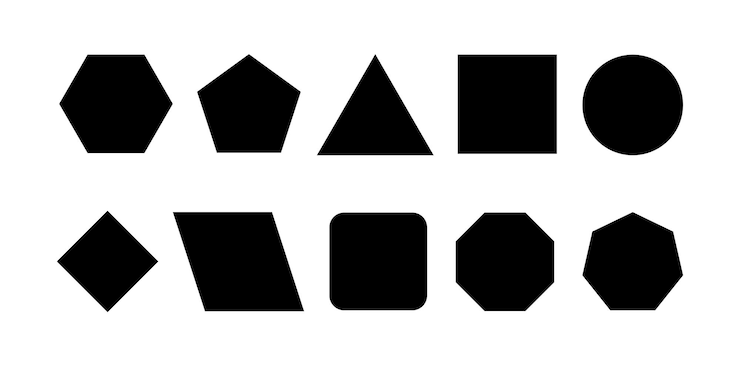
#> input picture ht6/1.jpg, 740 x 370 px, found by its file name
$ python ht6.py   (older library calls are emulated)
#> lines starting #> are read from the running program, lines starting #| are printed output that depends on the picture; after the words box and inside, x2 and y2 are one past the last pixel; in counts of white or black regions, pixels touching at a corner belong together
"""
Шаблонный метод (Template method)
"""
import cv2


class ObjectAnalysis(object):
    def template_method(self, image):

        image = self.noise_filtering(image)
        data = self.segmentation(image)
        data = self.object_parameters(data)

        return data

    def noise_filtering(self, image):
        raise NotImplementedError()

    def segmentation(self, data):
        raise NotImplementedError()

    def object_parameters(self, data):
        (image, data) = data
        (numLabels, labels, stats, centroids) = data
        x = []
        y = []
        w = []
        h = []
        area = []
        for i in range(1, numLabels):
            # extract the connected component statistics for the current
            # label
            x.append(stats[i, cv2.CC_STAT_LEFT])
            y.append(stats[i, cv2.CC_STAT_TOP])
            w.append(stats[i, cv2.CC_STAT_WIDTH])
            h.append(stats[i, cv2.CC_STAT_HEIGHT])
            area.append(stats[i, cv2.CC_STAT_AREA])

        return (x, y, w, h, area)


class BinaryImage(ObjectAnalysis):
    def __init__(self):
        pass

    def noise_filtering(self, image):
        median = cv2.medianBlur(image, 5)
        return median

    def segmentation(self, image):
        output = cv2.connectedComponentsWithStats(
            image,
            4,  # connectivity
            cv2.CV_32S)
        return (image, output)


class MonochromeImage(BinaryImage):
    def __init__(self):
        pass

    def noise_filtering(self, image):
        return cv2.GaussianBlur(image, (5, 5), 0)

    def segmentation(self, image):
        edges = cv2.Canny(image, 100, 200)
        output = cv2.connectedComponentsWithStats(
            edges,
            4,  # connectivity
            cv2.CV_32S)
        return (edges, output)


class ColorImage(MonochromeImage):
    def __init__(self):
        pass


"""
Декоратор - структурный паттерн
"""

class FilteredAnalysis(ObjectAnalysis):
    def __init__(self, obj):
        self._proc = obj

    def template_method(self, image):
        (_x, _y, _w, _h, _area) = self._proc.template_method(image)
        x = []
        y = []
        w = []
        h = []
        area = []

        for i in range(len(_area)):
            if _area[i] > 10 and _area[i] < 2500:
                x.append(_x[i])
                y.append(_y[i])
                w.append(_w[i])
                h.append(_h[i])
                area.append(_area[i])

        return (x, y, w, h, area)


if __name__ == '__main__':
    print("Binary Image Processing")
    bin_segm = BinaryImage()
    (x, y, w, h, area) = bin_segm.template_method(cv2.imread('./data/1.jpg', cv2.IMREAD_GRAYSCALE))
#> in noise_filtering, image is the input picture: shape (370, 740); min 0, max 255, mean 182.2
#> in object_parameters, `(numLabels, labels, stats, centroids) = data`:
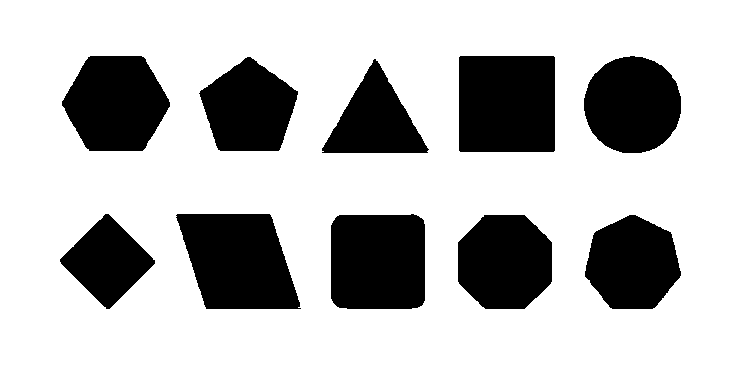
#> labels: shape (370, 740) int32; values 0 (black) and 1 (white), 73.4% white; 10 black regions, largest, box (x1, y1, x2, y2) and area: (459, 56, 555, 152) 9212, (176, 214, 301, 309) 9051, (331, 214, 425, 309) 8693
#> in object_parameters, `(numLabels, labels, stats, centroids) = data`: numLabels = 2; stats = [[60, 56, 621, 253, 72921], [0, 0, 740, 370, 200879]]; centroids = [[381.3, 184.8], [365.2, 184.4]]
#> after the loop in object_parameters, `for i in range(1, numLabels):`: area = [200879]; h = [370]; w = [740]; x = [0]
#> in template_method, `data = self.object_parameters(data)`: data = ([0], [0], [740], [370], [200879])
#> x = [0]; y = [0]; w = [740]; h = [370]; area = [200879]
    for i in range(len(area)):
        print([x[i], y[i], w[i], h[i], area[i]])
#> this loop made 1 pass
#| [0, 0, 740, 370, 200879]

    print("Monochrome Image Processing")
    mon_segm = MonochromeImage()
    (x, y, w, h, area) = mon_segm.template_method(cv2.imread('./data/1.jpg', cv2.IMREAD_GRAYSCALE))
#> in noise_filtering, `return cv2.GaussianBlur(image, (5, 5), 0)`:
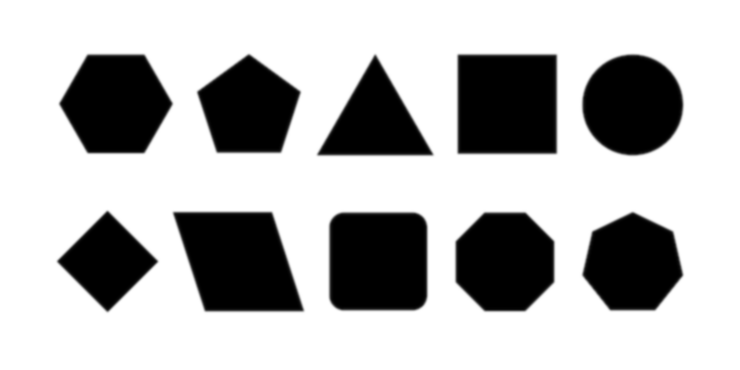
#> returned value: shape (370, 740); min 0, max 255, mean 182.2
#> in segmentation, `edges = cv2.Canny(image, 100, 200)`:
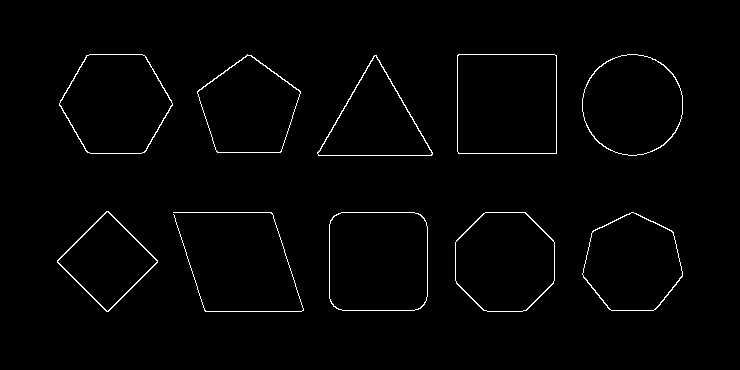
#> edges: shape (370, 740); 1.4% white in thin lines or dots, all inside (x1, y1, x2, y2) = (57, 54, 683, 312)
#> in object_parameters (call 2), `(numLabels, labels, stats, centroids) = data`:
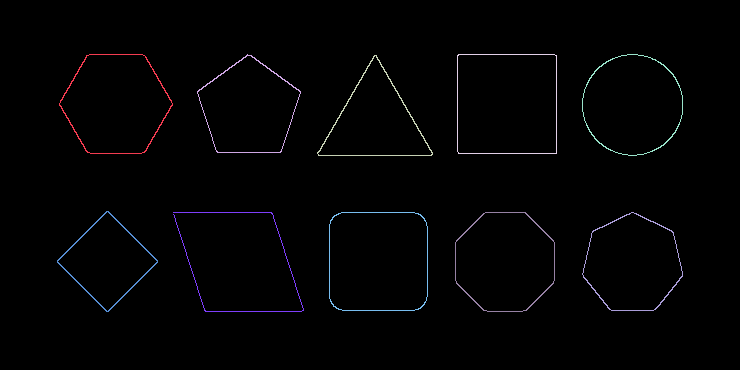
#> labels: shape (370, 740) int32; 11 distinct labels, from 0 to 10; one colour per label, 0 black
#> in object_parameters (call 2), `(numLabels, labels, stats, centroids) = data`: numLabels = 11; stats = [[0, 0, 740, 370, 269891], [59, 54, 114, 100, 416], [197, 54, 104, 99, 363], [317, 55, 116, 101, 429], [457, 54, 100, 100, 394], [582, 54, 101, 102, 370], [57, 211, 101, 101, 400], [173, 212, 131, 100, 394], [329, 212, 99, 99, 382], [455, 212, 100, 100, 389], [582, 212, 101, 99, 372]]; centroids = [[369.5, 184.5], [115.3, 103.7], [248.4, 103.2], [374.8, 117.9], [506.5, 103.5], [632.3, 104.5], [107, 261], [238, 261.5], [377.7, 261], [504.6, 261.4], [632.4, 262.9]]
#> after the loop in object_parameters (call 2), `for i in range(1, numLabels):`: area = [416, 363, 429, 394, 370, 400, 394, 382, 389, 372]; h = [100, 99, 101, 100, 102, 101, 100, 99, 100, 99]; w = [114, 104, 116, 100, 101, 101, 131, 99, 100, 101]; x = [59, 197, 317, 457, 582, 57, 173, 329, 455, 582]; y = [54, 54, 55, 54, 54, 211, 212, 212, 212, 212]
#> x = [59, 197, 317, 457, 582, 57, 173, 329, 455, 582]; y = [54, 54, 55, 54, 54, 211, 212, 212, 212, 212]; w = [114, 104, 116, 100, 101, 101, 131, 99, 100, 101]; h = [100, 99, 101, 100, 102, 101, 100, 99, 100, 99]; area = [416, 363, 429, 394, 370, 400, 394, 382, 389, 372]
    for i in range(len(area)):
        print([x[i], y[i], w[i], h[i], area[i]])
#> this loop made 10 passes
#| [59, 54, 114, 100, 416]
#| [197, 54, 104, 99, 363]
#| [317, 55, 116, 101, 429]
#| [457, 54, 100, 100, 394]
#| [582, 54, 101, 102, 370]
#| [57, 211, 101, 101, 400]
#| [173, 212, 131, 100, 394]
#| [329, 212, 99, 99, 382]
#> (further printed lines are left out)

    print("Decorated Binary Image Processing")
    filt_bin = FilteredAnalysis(BinaryImage())
    (x, y, w, h, area) = filt_bin.template_method(cv2.imread('./data/1.jpg', cv2.IMREAD_GRAYSCALE))
#> the loop in template_method, `for i in range(len(_area)):` made 1 pass
#> after the loop in template_method, `for i in range(len(_area)):`: area = []
#> x = []; y = []; w = []; h = []; area = []
    for i in range(len(area)):
        print([x[i], y[i], w[i], h[i], area[i]])
#> this loop made 0 passes
